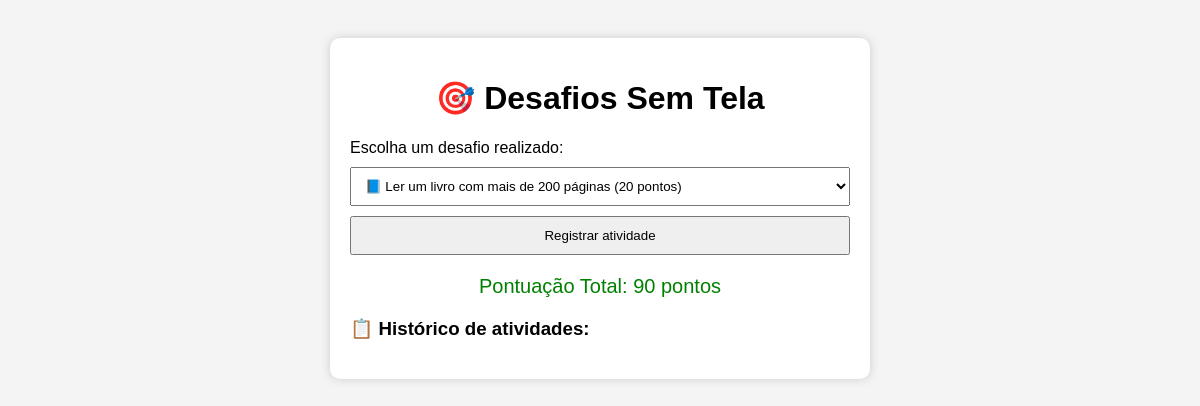
The page /desafios/ (signed in) on the database as committed earlier.
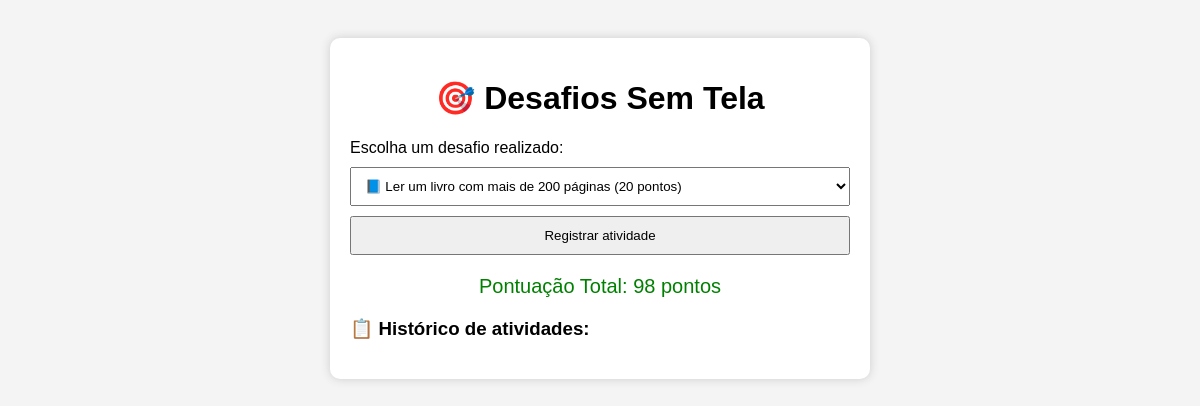
The same page on the database as committed later.
### app/models.py (models this page shows, shortened)
class usuarios(models.Model):
    user = models.OneToOneField(User, on_delete=models.CASCADE)
    nome = models.CharField(max_length=100, verbose_name="Nome completo")
    email = models.EmailField(verbose_name="E-mail", blank=True, null=True)
    telefone = models.CharField(
        max_length=15,
        verbose_name="Telefone",
        validators=[RegexValidator(r'^\+?\d{10,15}$', "Número de telefone inválido")]
    )
    cpf = models.CharField(max_length=14, unique=True, blank=True, null=True, verbose_name="CPF")
    pontos = models.IntegerField(default=0, verbose_name="Pontos")
    recompensas_resgatadas = models.ManyToManyField(Recompensa, blank=True, related_name='resgatados_por')
    class Meta:
        verbose_name = "Pessoa"
        verbose_name_plural = "Pessoas"

### app/views.py (the view, shortened to what this page needs)
# urls.py: path("desafios/", views.desafios_view, name="desafios"),
@login_required
def desafios_view(request):
    usuario, _ = usuarios.objects.get_or_create(
        user=request.user,
        defaults={"nome": request.user.get_full_name() or request.user.username}
    )
    if request.method == "GET":
        return render(request, "desafios.html", {"usuario": usuario})

### app/templates/desafios.html (shortened to what this page needs)
<!DOCTYPE html>
<html lang="pt-br">
<head>
</head>
<body>
    <div class="container">
        <h1>🎯 Desafios Sem Tela</h1>
        <label>Escolha um desafio realizado:</label>
        <select id="desafio">
            <option value="20">📘 Ler um livro com mais de 200 páginas (20 pontos)</option>
        </select>
        <button id="btnRegistrar">Registrar atividade</button>
        <div class="pontos">
            Pontuação Total: <span id="pontuacao">{{ usuario.pontos }}</span> pontos
        </div>
        <div class="historico">
            <h3>📋 Histórico de atividades:</h3>
        </div>
    </div>
</body>
</html>

Rows that differ between the two databases and show on the page:
changed usuarios: pontos "90" → "98"
